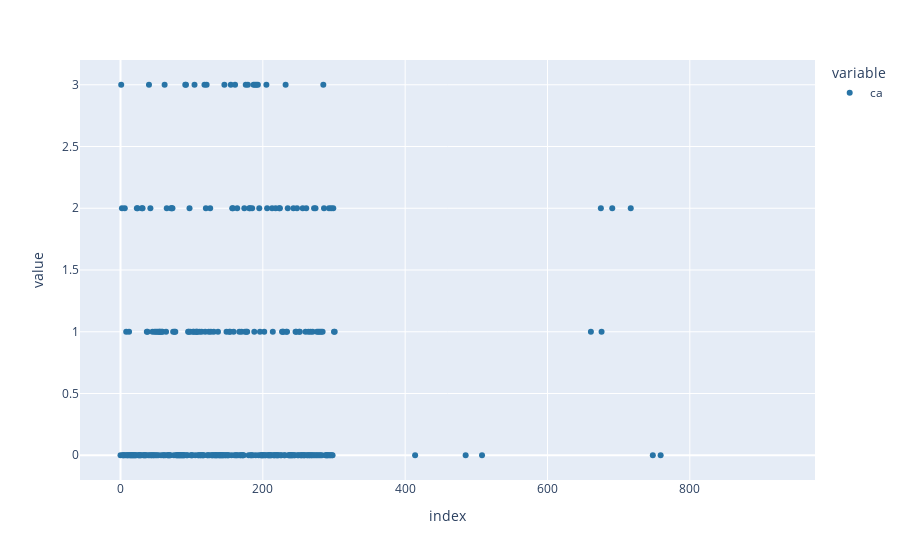

The code cell stored with this chart in its notebook:
### Code cell
fig = px.scatter(df['ca'], color_discrete_sequence=["#2874a6"])
fig.show()

### Figure 1 — Plotly figure (JSON) as saved in the notebook; plotly's stock layout.template omitted (floating-point values rounded to 4 significant figures; data arrays with more than 128 entries replaced by an {"elided": "..."} marker saying what was removed)
{"data": [{"hovertemplate": "variable=ca<br>index=%{x}<br>value=%{y}<extra></extra>", "legendgroup": "ca", "marker": {"color": "#2874a6", "symbol": "circle"}, "mode": "markers", "name": "ca", "orientation": "v", "showlegend": true, "type": "scatter", "x": {"elided": "919 int values"}, "xaxis": "x", "y": {"elided": "919 int values"}, "yaxis": "y"}], "layout": {"legend": {"title": {"text": "variable"}, "tracegroupgap": 0}, "margin": {"t": 60}, "xaxis": {"anchor": "y", "domain": [0, 1], "title": {"text": "index"}}, "yaxis": {"anchor": "x", "domain": [0, 1], "title": {"text": "value"}}}}
